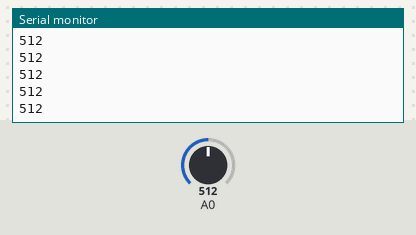
Simulated run of this sketch. Board: Arduino Uno, built with avr-gcc and run on an emulated ATmega328P. Parts: the last lines printed to the serial monitor. Inputs (shaded band) come from the test bench; at power-on: A0 = 512.

Above: at 1.4 s.
1.5 s: A0 set to 716
At 2.6 s:
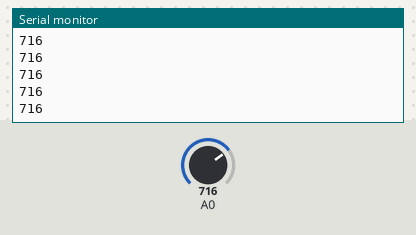
3.0 s: A0 set to 900
At 3.8 s:
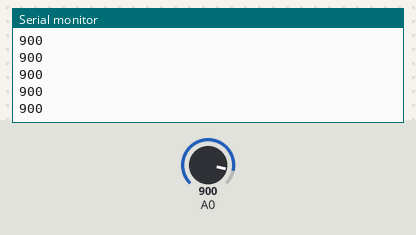
Timing chart, 0 to 6.0 s (numbered marks = the images above; inputs shaded):
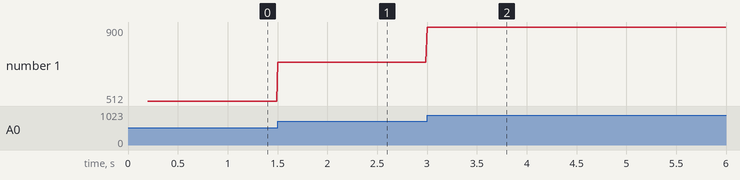

Measured:
- after the input at 1.5 s, the serial monitor: prints a new line at once (image 1)
- after the input at 3.0 s, the serial monitor: prints a new line at once (image 2)
- plotted number 1: 512 → 716 after the input at 1.5 s, 716 → 900 after the input at 3.0 s

The sketch:

hart_reat_display.ino
```cpp
void setup() {
  Serial.begin(9600);
  delay(200);

}

void loop() {
  Serial.println(analogRead(A0));
  delay(12);
}
```
